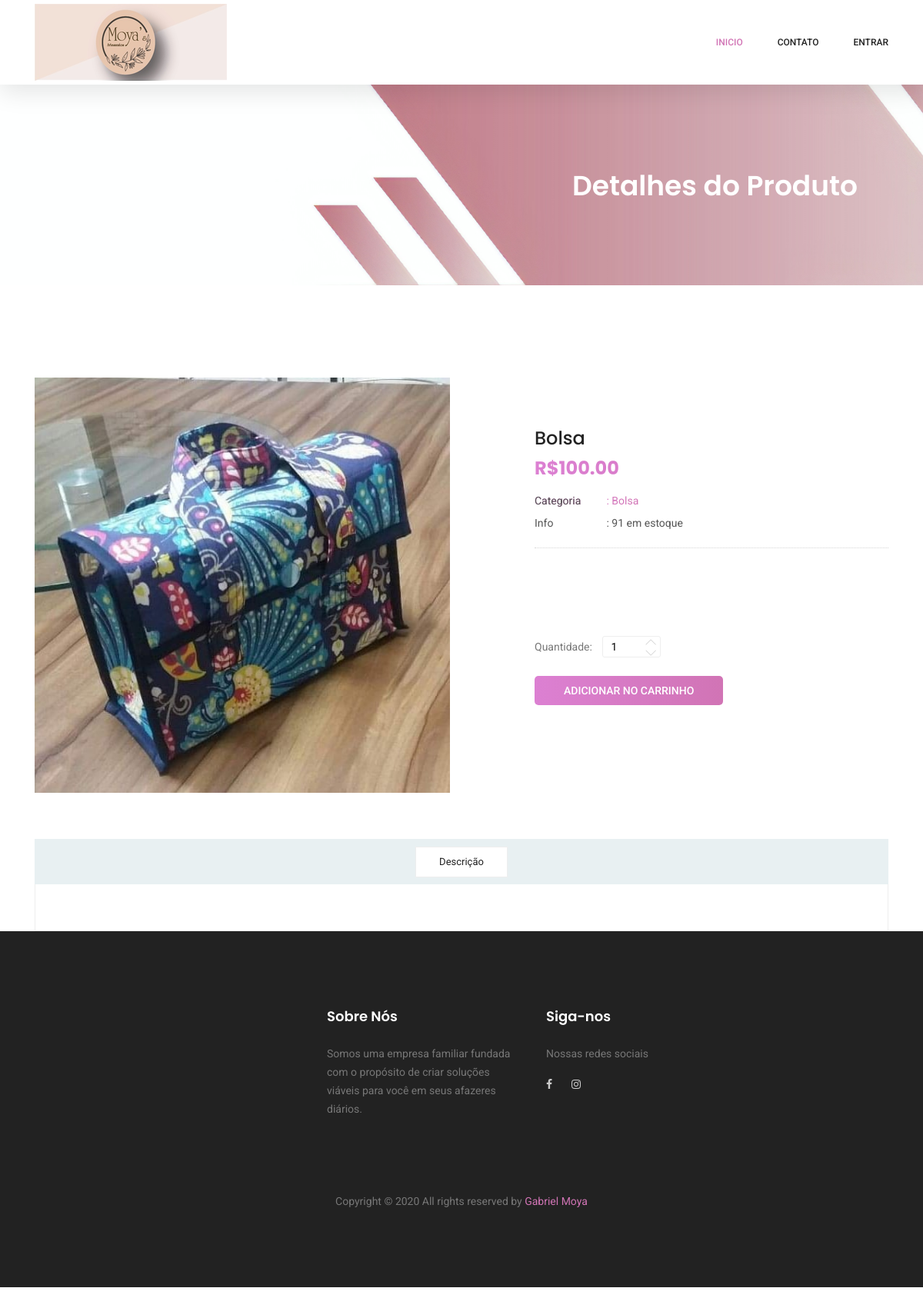
Before: /produto/1 with the older database file.
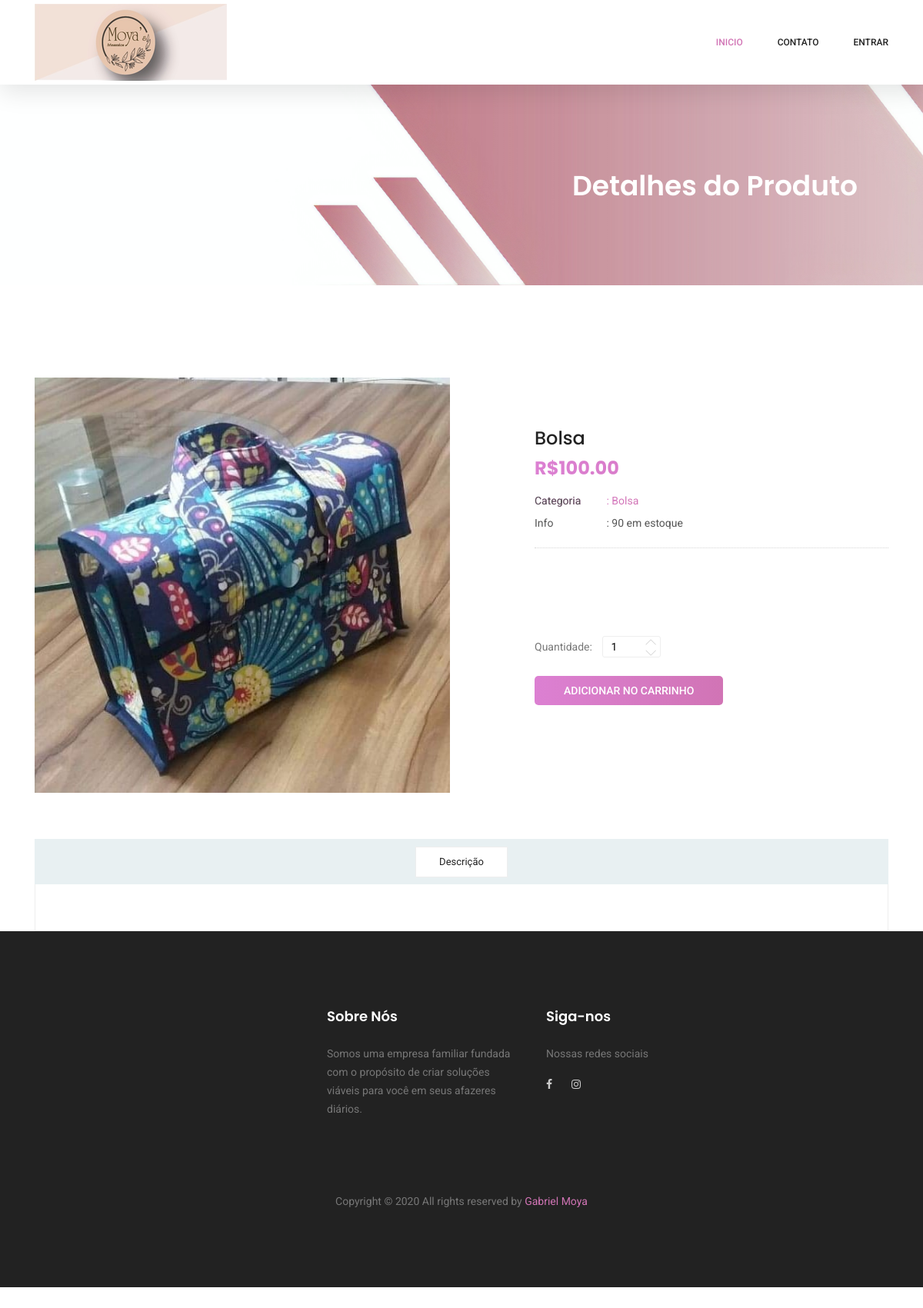
After: the same page with the newer database file.
### cadastros/models.py (models this page shows, shortened)
class Produto(models.Model):
    codigo = models.CharField(max_length=100)
    nome = models.CharField(max_length=100)
    descricao = models.CharField(max_length=100)
    estoque = models.IntegerField()
    valorVenda = models.DecimalField(max_digits=50, decimal_places=2)
    imagem = models.ImageField(upload_to="imagens/%Y/%m/%d/", max_length=255, null=True, blank=True)
    categoria = models.ForeignKey(Categoria, on_delete=models.PROTECT)

class Categoria(models.Model):
    nome = models.CharField(max_length=100)
    descricao = models.CharField(max_length=100)

### clientes/views.py (the view)
# urls.py: path('produto/<int:pk>', ProdutoDetailView.as_view(), name="clientes-paginaProduto"),
class ProdutoDetailView(DetailView):
    template_name = "clientes/paginaProduto.html"
    model = Produto

### clientes/templates/clientes/paginaProduto.html (shortened to what this page needs)
{% extends 'clientes/formulario.html' %}
{% load static %}
{%block conteudo%}
    <section class="banner-area organic-breadcrumb">
        <div class="container">
            <div class="breadcrumb-banner d-flex flex-wrap align-items-center justify-content-end">
                <div class="col-first">
                    <h1>Detalhes do Produto</h1>
                </div>
            </div>
        </div>
    </section>
    <div class="product_image_area">
        <div class="container">
            <div class="row s_product_inner">
                <div class="col-lg-6">
                    <div class="s_Product_carousel">
                        <div class="single-prd-item">
                            <img class="img-fluid" src="{{object.imagem.url}}" alt="">
                        </div>
                    </div>
                </div>
                <div class="col-lg-5 offset-lg-1">
                    <div class="s_product_text">
                        <h3>{{object.nome}}</h3>
                        <h2>R${{object.valorVenda}}</h2>
                        <ul class="list">
                            <li><a class="active" href="#"><span>Categoria</span> : {{object.categoria.nome}}</a></li>
                            <li><a href="#"><span>Info</span> : {{object.estoque}} em estoque</a></li>
                        </ul>
                        <p>&nbsp;</p>
                        <div class="product_count">
                            <label for="qty">Quantidade:</label>
                            <input type="text" name="qtde" id="qtde" maxlength="12" value="1" title="Quantidade:"
                                class="input-text qty">
                            <button
                                class="increase items-count btn-mais" type="button"><i class="lnr lnr-chevron-up"></i></button>
                            <button
                                class="reduced items-count btn-menos" type="button"><i class="lnr lnr-chevron-down"></i></button>
                        </div>
                        <div class="card_area d-flex align-items-center">
                            <a class="primary-btn" id="btn-adicionar"
                                href="{% url 'adicionar-produto' produto.pk 1  %}">Adicionar no Carrinho</a>
                        </div>
                    </div>
                </div>
            </div>
        </div>
    </div>
    <section class="product_description_area">
        <div class="container">
            <ul class="nav nav-tabs" id="myTab" role="tablist">
                <li class="nav-item">
                    <a class="nav-link" id="home-tab" data-toggle="tab" href="#home" role="tab" aria-controls="home"
                        aria-selected="true">Descrição</a>
                </li>
            </ul>
            <div class="tab-content" id="myTabContent">
            </div>
        </div>
{% endblock %}

### clientes/templates/clientes/formulario.html (shortened to what this page needs)
{% load static %}
<!DOCTYPE html>
<html lang="zxx" class="no-js">
<head>
    <link rel="stylesheet" href="{% static 'karma/css/linearicons.css' %}">
    <link rel="stylesheet" href="{% static 'karma/css/font-awesome.min.css' %}">
    <link rel="stylesheet" href="{% static 'karma/css/themify-icons.css' %}">
    <link rel="stylesheet" href="{% static 'karma/css/bootstrap.css' %}">
    <link rel="stylesheet" href="{% static 'karma/css/owl.carousel.css' %}">
    <link rel="stylesheet" href="{% static 'karma/css/nice-select.css' %}">
    <link rel="stylesheet" href="{% static 'karma/css/nouislider.min.css' %}">
    <link rel="stylesheet" href="{% static 'karma/css/ion.rangeSlider.css' %}" />
    <link rel="stylesheet" href="{% static 'karma/css/ion.rangeSlider.skinFlat.css' %}"/>
    <link rel="stylesheet" href="{% static 'karma/css/magnific-popup.css' %}">
    <link rel="stylesheet" href="{% static 'karma/css/main.css' %}">
</head>
<body>
    {% block menu%}
    <header class="header_area sticky-header">
        <div class="main_menu">
            <nav class="navbar navbar-expand-lg navbar-light main_box">
                <div class="container">
                    <a class="navbar-brand logo_h" href="{% static 'karma/index.html' %}"><img src="{% static 'img/logo.png' %}" alt=""></a>
                    <div class="collapse navbar-collapse offset" id="navbarSupportedContent">
                        <ul class="nav navbar-nav menu_nav ml-auto">
                            {% if request.user.is_authenticated %}
                            <li class="nav-item active"><a class="nav-link" href="{% url 'clientes-index' %}">Inicio</a></li>
                            <li class="nav-item"><a class="nav-link" href="{% url 'clientes-carrinho' %}">Carrinho</a></li>
                            <li class="nav-item"><a class="nav-link" href="{% url 'clientes-contato' %}">Contato</a></li>
                            <li class="nav-item submenu dropdown">
                                <a href="#" class="nav-link dropdown-toggle" data-toggle="dropdown" role="button" aria-haspopup="true"
                                aria-expanded="false">Informações Pessoais</a>
                                <ul class="dropdown-menu">
                                    <li class="nav-item"><a class="nav-link" href="{% url 'clientes-perfil' %}">Perfil</a></li>
                                    <li class="nav-item"><a class="nav-link" href="{% url 'alterar-senha' %}">Alterar senha</a></li>
                                    <li class="nav-item"><a class="nav-link" href="{% url 'logout' %}">Logout</a></li>
                                </ul>
                            </li>
                            {% else %}
                            <li class="nav-item active"><a class="nav-link" href="{% url 'clientes-index' %}">Inicio</a></li>
                            <li class="nav-item"><a class="nav-link" href="{% url 'clientes-contato' %}">Contato</a></li>
                            <li class="nav-item"><a class="nav-link" href="{% url 'login' %}">Entrar</a></li>
                            {% endif %}
                        </ul>
                    </div>
                </div>
            </nav>
        </div>
    </header>
    {%endblock%}
    {%block conteudo%}{%endblock%}
    {%block rodape%}
    <footer class="footer-area section_gap">
        <div class="container">
            <div class="row">
                <div class="col-lg-4  col-md-6 col-sm-6"></div>
                <div class="col-lg-3  col-md-6 col-sm-6">
                    <div class="single-footer-widget">
                        <h6>Sobre Nós</h6>
                        <p>
                           Somos uma empresa familiar fundada com o propósito de criar soluções
                           viáveis para você em seus afazeres diários.
                        </p>
                    </div>
                </div>
                <div class="col-lg-2 col-md-6 col-sm-6">
                    <div class="single-footer-widget">
                        <h6>Siga-nos</h6>
                        <p>Nossas redes sociais</p>
                        <div class="footer-social d-flex align-items-center">
                            <a href="https://www.facebook.com/MoyasArtesanatos/"><i class="fa fa-facebook"></i></a>
                            <a href="https://www.instagram.com/MoyasArtesanatos/"><i class="fa fa-instagram"></i></a>
                        </div>
                    </div>
                </div>
            </div>
            <div class="footer-bottom d-flex justify-content-center align-items-center flex-wrap">
                <p class="footer-text m-0">
                    Copyright &copy;
                    <script>document.write(new Date().getFullYear());</script> All rights reserved by <a href="https://github.com/GabrielMoyaIFPR"
                        target="_blank">Gabriel Moya</a>
                </p>
            </div>
        </div>
    </footer>
    {%endblock%}
</body>
</html>

Changed rows visible on the page:
changed Produto "Bolsa": estoque "91" → "90"
